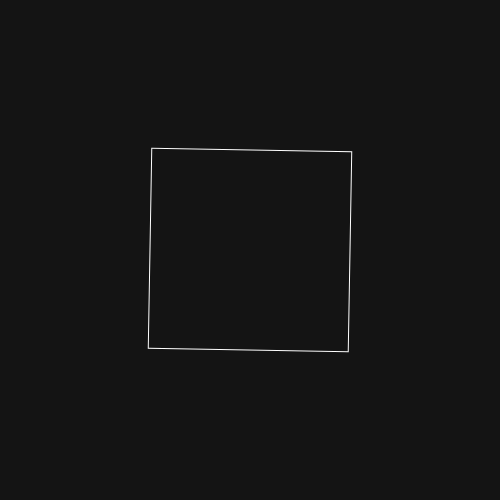
Frame 1 (no input)
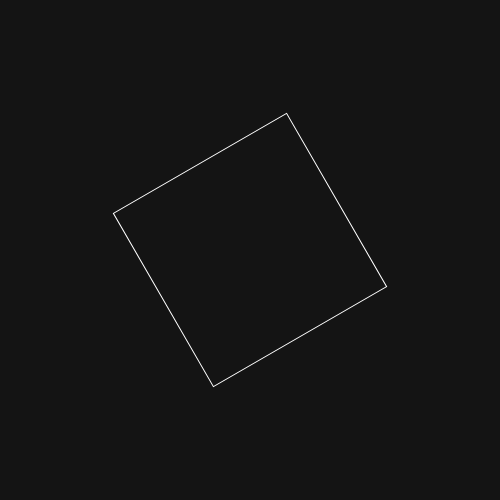
Frame 60 (no input)
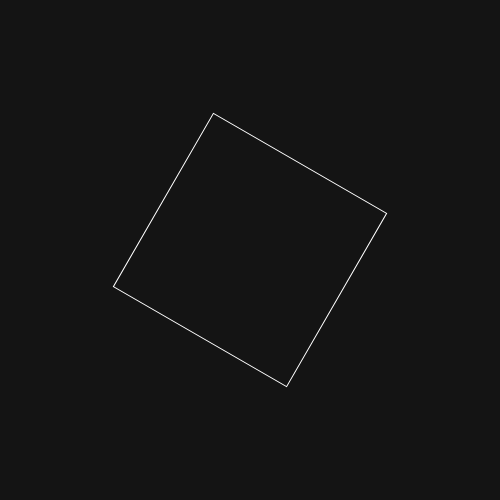
Frame 120 (the mouse pressed at the canvas centre since frame 60)

The p5.js sketch that drew these frames (run headless with seeded random() and noise() and a simulated clock; from frame 60 on, the mouse is pressed at the canvas centre):

// p5.js sketch
// ── sketch.js
function setup() {
  createCanvas(500, 500);
  rectMode(CENTER);
}

function draw() {
  background(20);
  
  stroke(255);
  noFill();
  translate(250, 250);
  rotate(radians(frameCount));
  rect(0, 0, 200, 200);
}
